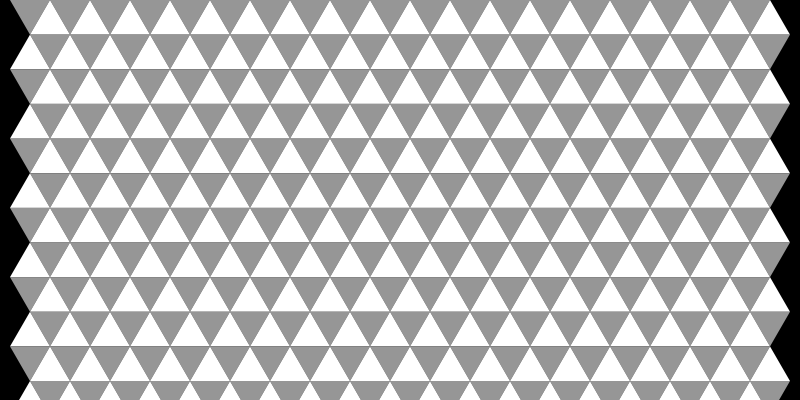
Frame 1 (no input)
Frame 60 (the mouse pressed at the canvas centre just before this capture): identical to frame 1, image omitted
Frame 120 (the mouse held since frame 60 and released just before this capture): identical to frame 1, image omitted

The Processing sketch that drew this single still picture (run headless with seeded random() and noise(); from frame 60 on, the mouse is pressed at the canvas centre):

// Processing sketch: triangles
// ── triangles.pde
int scale = 40;
float h;

void setup() {
  size(800, 400);
  noStroke();
  h = scale * sin(radians(60));
}

void draw() {
  background(0);
  for (int row = 0; row < height / h + 2; row++) {
    float y = row * h;
    float off = (row % 2 == 0) ? 0 : scale / 2.0;
    for (int col = 0; col < width / scale - 1; col++) {
      float x = col * scale + off + scale/4;

      // upright triangle
      fill(255);
      triangle(x, y, x + scale, y, x + scale / 2, y - h);

      // inverted triangle (fills the gap below)
      fill(150);
      triangle(x, y, x + scale / 2, y + h, x + scale, y);
    }
  }
}
